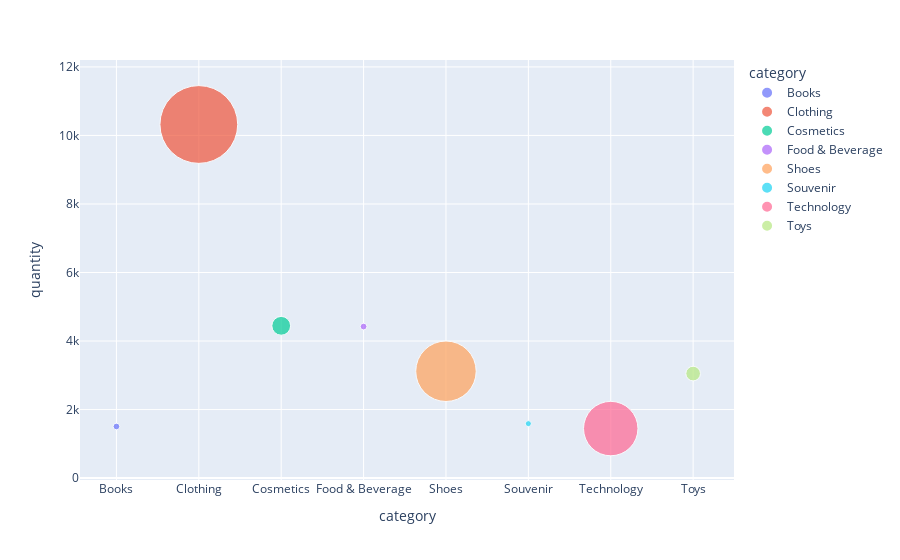

The code cell stored with this chart in its notebook:
### Code cell
# Based on Price

fig = px.scatter(total_spend_per_qcat, x="category", y="quantity",
                 size="price",size_max=55,
                 color="category", hover_data='price'        
            )
fig.show()

### Figure 1 — Plotly figure (JSON) as saved in the notebook; plotly's stock layout.template omitted (floating-point values rounded to 4 significant figures)
{"data": [{"customdata": [[22820.0]], "hovertemplate": "category=%{x}<br>quantity=%{y}<br>price=%{customdata[0]}<extra></extra>", "legendgroup": "Books", "marker": {"color": "#636efa", "size": [22820.0], "sizemode": "area", "sizeref": 1024.0, "symbol": "circle"}, "mode": "markers", "name": "Books", "orientation": "v", "showlegend": true, "type": "scatter", "x": ["Books"], "xaxis": "x", "y": [1506], "yaxis": "y"}, {"customdata": [[3097000.0]], "hovertemplate": "category=%{x}<br>quantity=%{y}<br>price=%{customdata[0]}<extra></extra>", "legendgroup": "Clothing", "marker": {"color": "#EF553B", "size": [3097000.0], "sizemode": "area", "sizeref": 1024.0, "symbol": "circle"}, "mode": "markers", "name": "Clothing", "orientation": "v", "showlegend": true, "type": "scatter", "x": ["Clothing"], "xaxis": "x", "y": [10320], "yaxis": "y"}, {"customdata": [[180700.0]], "hovertemplate": "category=%{x}<br>quantity=%{y}<br>price=%{customdata[0]}<extra></extra>", "legendgroup": "Cosmetics", "marker": {"color": "#00cc96", "size": [180700.0], "sizemode": "area", "sizeref": 1024.0, "symbol": "circle"}, "mode": "markers", "name": "Cosmetics", "orientation": "v", "showlegend": true, "type": "scatter", "x": ["Cosmetics"], "xaxis": "x", "y": [4444], "yaxis": "y"}, {"customdata": [[23320.0]], "hovertemplate": "category=%{x}<br>quantity=%{y}<br>price=%{customdata[0]}<extra></extra>", "legendgroup": "Food & Beverage", "marker": {"color": "#ab63fa", "size": [23320.0], "sizemode": "area", "sizeref": 1024.0, "symbol": "circle"}, "mode": "markers", "name": "Food & Beverage", "orientation": "v", "showlegend": true, "type": "scatter", "x": ["Food & Beverage"], "xaxis": "x", "y": [4422], "yaxis": "y"}, {"customdata": [[1871000.0]], "hovertemplate": "category=%{x}<br>quantity=%{y}<br>price=%{customdata[0]}<extra></extra>", "legendgroup": "Shoes", "marker": {"color": "#FFA15A", "size": [1871000.0], "sizemode": "area", "sizeref": 1024.0, "symbol": "circle"}, "mode": "markers", "name": "Shoes", "orientation": "v", "showlegend": true, "type": "scatter", "x": ["Shoes"], "xaxis": "x", "y": [3118], "yaxis": "y"}, {"customdata": [[18640.0]], "hovertemplate": "category=%{x}<br>quantity=%{y}<br>price=%{customdata[0]}<extra></extra>", "legendgroup": "Souvenir", "marker": {"color": "#19d3f3", "size": [18640.0], "sizemode": "area", "sizeref": 1024.0, "symbol": "circle"}, "mode": "markers", "name": "Souvenir", "orientation": "v", "showlegend": true, "type": "scatter", "x": ["Souvenir"], "xaxis": "x", "y": [1589], "yaxis": "y"}, {"customdata": [[1517250]], "hovertemplate": "category=%{x}<br>quantity=%{y}<br>price=%{customdata[0]}<extra></extra>", "legendgroup": "Technology", "marker": {"color": "#FF6692", "size": [1517250], "sizemode": "area", "sizeref": 1024.0, "symbol": "circle"}, "mode": "markers", "name": "Technology", "orientation": "v", "showlegend": true, "type": "scatter", "x": ["Technology"], "xaxis": "x", "y": [1445], "yaxis": "y"}, {"customdata": [[109312]], "hovertemplate": "category=%{x}<br>quantity=%{y}<br>price=%{customdata[0]}<extra></extra>", "legendgroup": "Toys", "marker": {"color": "#B6E880", "size": [109312], "sizemode": "area", "sizeref": 1024.0, "symbol": "circle"}, "mode": "markers", "name": "Toys", "orientation": "v", "showlegend": true, "type": "scatter", "x": ["Toys"], "xaxis": "x", "y": [3050], "yaxis": "y"}], "layout": {"legend": {"itemsizing": "constant", "title": {"text": "category"}, "tracegroupgap": 0}, "margin": {"t": 60}, "xaxis": {"anchor": "y", "categoryarray": ["Books", "Clothing", "Cosmetics", "Food & Beverage", "Shoes", "Souvenir", "Technology", "Toys"], "categoryorder": "array", "domain": [0, 1], "title": {"text": "category"}}, "yaxis": {"anchor": "x", "domain": [0, 1], "title": {"text": "quantity"}}}}
